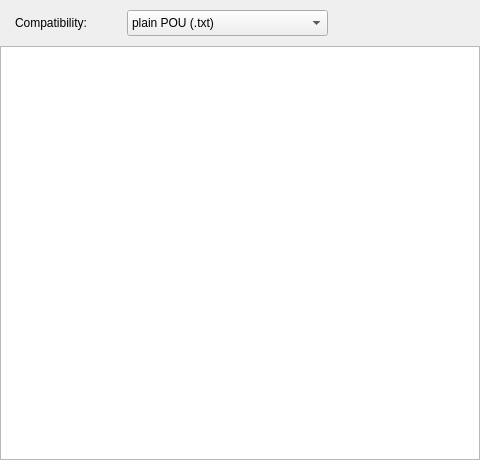
<?xml version="1.0" encoding="UTF-8"?>
<ui version="4.0">
 <class>FileViewDialog</class>
 <widget class="QDialog" name="FileViewDialog">
  <property name="windowModality">
   <enum>Qt::NonModal</enum>
  </property>
  <property name="geometry">
   <rect>
    <x>0</x>
    <y>0</y>
    <width>480</width>
    <height>460</height>
   </rect>
  </property>
  <property name="windowTitle">
   <string>File View</string>
  </property>
  <property name="sizeGripEnabled">
   <bool>false</bool>
  </property>
  <layout class="QHBoxLayout">
   <property name="leftMargin">
    <number>0</number>
   </property>
   <property name="topMargin">
    <number>0</number>
   </property>
   <property name="rightMargin">
    <number>0</number>
   </property>
   <property name="bottomMargin">
    <number>0</number>
   </property>
   <item>
    <layout class="QVBoxLayout" name="FileView_VBoxLayout_main">
     <property name="spacing">
      <number>0</number>
     </property>
     <item>
      <layout class="QHBoxLayout" name="FileView_HBox_compatibility">
       <property name="spacing">
        <number>2</number>
       </property>
       <property name="leftMargin">
        <number>15</number>
       </property>
       <property name="topMargin">
        <number>10</number>
       </property>
       <property name="bottomMargin">
        <number>10</number>
       </property>
       <item>
        <widget class="QLabel" name="FileView_label_compatibility">
         <property name="sizePolicy">
          <sizepolicy hsizetype="Fixed" vsizetype="Fixed">
           <horstretch>0</horstretch>
           <verstretch>0</verstretch>
          </sizepolicy>
         </property>
         <property name="minimumSize">
          <size>
           <width>100</width>
           <height>21</height>
          </size>
         </property>
         <property name="maximumSize">
          <size>
           <width>100</width>
           <height>21</height>
          </size>
         </property>
         <property name="text">
          <string>Compatibility:</string>
         </property>
        </widget>
       </item>
       <item>
        <spacer name="FileView_spacer_labelrollboxbegin">
         <property name="orientation">
          <enum>Qt::Horizontal</enum>
         </property>
         <property name="sizeType">
          <enum>QSizePolicy::Fixed</enum>
         </property>
         <property name="sizeHint" stdset="0">
          <size>
           <width>10</width>
           <height>20</height>
          </size>
         </property>
        </spacer>
       </item>
       <item>
        <widget class="QComboBox" name="FileView_comboBox_compatibility">
         <property name="sizePolicy">
          <sizepolicy hsizetype="Fixed" vsizetype="Fixed">
           <horstretch>0</horstretch>
           <verstretch>0</verstretch>
          </sizepolicy>
         </property>
         <property name="minimumSize">
          <size>
           <width>201</width>
           <height>26</height>
          </size>
         </property>
         <property name="maximumSize">
          <size>
           <width>201</width>
           <height>26</height>
          </size>
         </property>
         <property name="currentIndex">
          <number>0</number>
         </property>
         <item>
          <property name="text">
           <string>plain POU (.txt)</string>
          </property>
         </item>
         <item>
          <property name="text">
           <string>CoDeSys (.EXP)</string>
          </property>
         </item>
         <item>
          <property name="text">
           <string>MELSOFT (.asc)</string>
          </property>
         </item>
         <item>
          <property name="text">
           <string>MULTIPROG IL (.IL)</string>
          </property>
         </item>
         <item>
          <property name="text">
           <string>MULTIPROG ST (.ST)</string>
          </property>
         </item>
         <item>
          <property name="text">
           <string>STEP 7 AWL (.awl)</string>
          </property>
         </item>
         <item>
          <property name="text">
           <string>STEP 7 SCL (.scl)</string>
          </property>
         </item>
         <item>
          <property name="text">
           <string>Sucosoft S40 (.poe)</string>
          </property>
         </item>
        </widget>
       </item>
       <item>
        <spacer name="FileView_spacer_labelrollboxend">
         <property name="orientation">
          <enum>Qt::Horizontal</enum>
         </property>
         <property name="sizeHint" stdset="0">
          <size>
           <width>40</width>
           <height>20</height>
          </size>
         </property>
        </spacer>
       </item>
      </layout>
     </item>
     <item>
      <widget class="QTextEdit" name="FileView_textEdit_File">
       <property name="minimumSize">
        <size>
         <width>400</width>
         <height>400</height>
        </size>
       </property>
       <property name="autoFormatting">
        <set>QTextEdit::AutoAll</set>
       </property>
       <property name="readOnly">
        <bool>true</bool>
       </property>
      </widget>
     </item>
    </layout>
   </item>
  </layout>
 </widget>
 <layoutdefault spacing="6" margin="9"/>
 <resources/>
 <connections/>
</ui>
